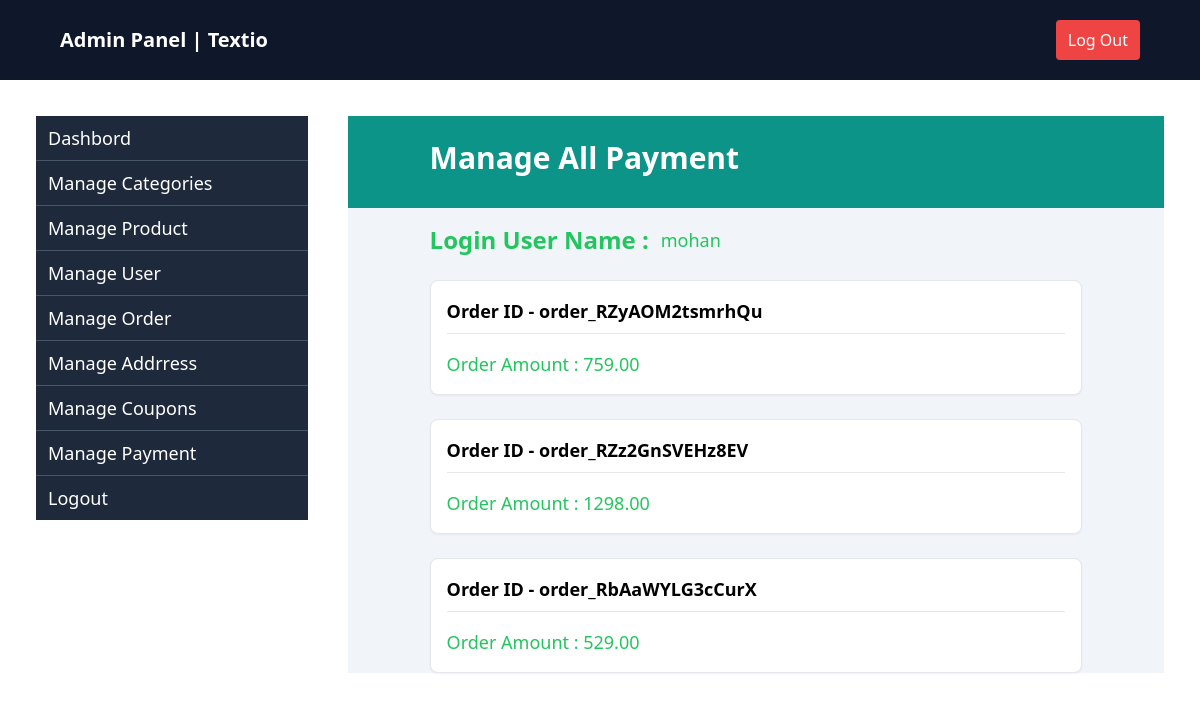
Page /manage-payment/ (signed in) on the committed database.
### apptextio/models.py (models this page shows, shortened)
class Order(models.Model):
    user = models.ForeignKey(User, on_delete=models.CASCADE,blank=True,null=True)
    temp_user = models.CharField(max_length=50,blank=True,null=True)
    isordered = models.BooleanField(default=False)
    address = models.ForeignKey("Address", on_delete=models.CASCADE, blank=True, null=True)
    coupon = models.ForeignKey("Coupon",on_delete=models.CASCADE, blank=True, null=True)
    create_at =models.DateTimeField(auto_now=True, blank=True, null=True)
    razor_pay_order_id = models.CharField(max_length=100, blank=True, null=True)
    razor_pay_payment_id = models.CharField(max_length=100, blank=True, null=True)
    razor_pay_payment_signature = models.CharField(max_length=100, blank=True, null=True)
    from_buynow = models.BooleanField(default=False)
    def gettotaldiscountamount(self):
        total_discount = Decimal(0.00)
        item_discount = 0
        for item in OrderItem.objects.filter(order=self.id):
            item_discount += item.total_discount_price()
            total_discount = Decimal(str(item_discount))
        return total_discount
    def getpayableamount(self):
        if self.coupon:
            getpayableamount = Decimal(str(self.gettotaldiscountamount() - self.coupon.amount))
            return  getpayableamount
        else:
            getpayableamount = Decimal(str(self.gettotaldiscountamount()))
            return  getpayableamount

class OrderItem(models.Model):
    order = models.ForeignKey("Order", on_delete=models.CASCADE,blank=True,null=True, related_name="items")
    variant_product = models.ForeignKey(Variant, on_delete=models.CASCADE)
    qty = models.IntegerField(default=1)
    isordered = models.BooleanField(default=False)
    def total_discount_price(self):
        total_discount_price = Decimal(str(self.variant_product.dis_price*self.qty))
        return total_discount_price

class Variant(models.Model):
    product = models.ForeignKey("Product",on_delete=models.CASCADE,related_name="variants")
    size = models.ForeignKey("SizeVariant",on_delete=models.CASCADE,related_name="sizes")
    color = models.CharField(max_length=20)
    price = models.DecimalField(max_digits=10,decimal_places=2)
    dis_price = models.DecimalField(max_digits=10,decimal_places=2, blank=True, null=True)
    image = models.ImageField(upload_to="photo/",default = "img")
    stock = models.PositiveIntegerField(default=1)
    class Meta:
        unique_together = ('product', 'size', 'color')

### apptextio/admin_views.py (the view)
# urls.py: path("manage-payment/",managePayment,name="managepayment"),
def managePayment(request):
    data = {}
    data['orders'] = Order.objects.filter(user=request.user , isordered = True)
    return render(request, 'admin/manage_payment.html', data)

### apptextio/context_processors.py (called while the page is built)
def no_of_orderitms(request):
    numbers = 0
    try:
        order = Order.objects.filter(user=request.user,isordered=False,from_buynow=False).first()
        if order:
            orderitems = OrderItem.objects.filter(order_id=order,isordered=False)
            numbers = orderitems.count()
        return {"numbers":numbers}
    except:
        return {"numbers":numbers}

### apptextio/templates/admin/manage_payment.html (shortened to what this page needs)
{% extends 'admin/admin_base.html' %}
{% load tailwind_filters %}
{% block content %}
<div class="bg-slate-100 flex flex-1 flex-col">
    <div class="flex-1 bg-teal-600 text-white px-[10%] py-6">
        <h2 class="text-3xl font-semibold">Manage All Payment</h2>
    </div>
    <div class="flex mt-4 gap-5 px-[10%]">
        <div class="w-full">
            <div class="flex items-center gap-3">
                <p class="text-2xl font-bold text-green-500">Login User Name :</p><span class="text-green-500 text-lg">
                    {{user.username}}</span>
            </div>
            {% for order in orders %}
            <div class="flex flex-col gap-4 mt-6 border rounded-lg bg-white shadow-sm p-4">
                <div class="flex items-center justify-between border-b pb-2">
                    <h2 class="text-lg font-semibold">Order ID - {{ order.razor_pay_order_id }}</h2>
                </div>
                <div class="flex">
                    <span class="text-green-500 text-lg">Order Amount : {{order.getpayableamount}}</span>
                </div>
            </div>
            {% endfor %}
        </div>
    </div>
</div>
{% endblock %}

### rows in the picture
Order: razor_pay_order_id "order_RZyAOM2tsmrhQu", getpayableamount "759.00"
Order: razor_pay_order_id "order_RZz2GnSVEHz8EV", getpayableamount "1298.00"
Order: razor_pay_order_id "order_RbAaWYLG3cCurX", getpayableamount "529.00"

### other values in the picture
{{ user.username }} "mohan"
